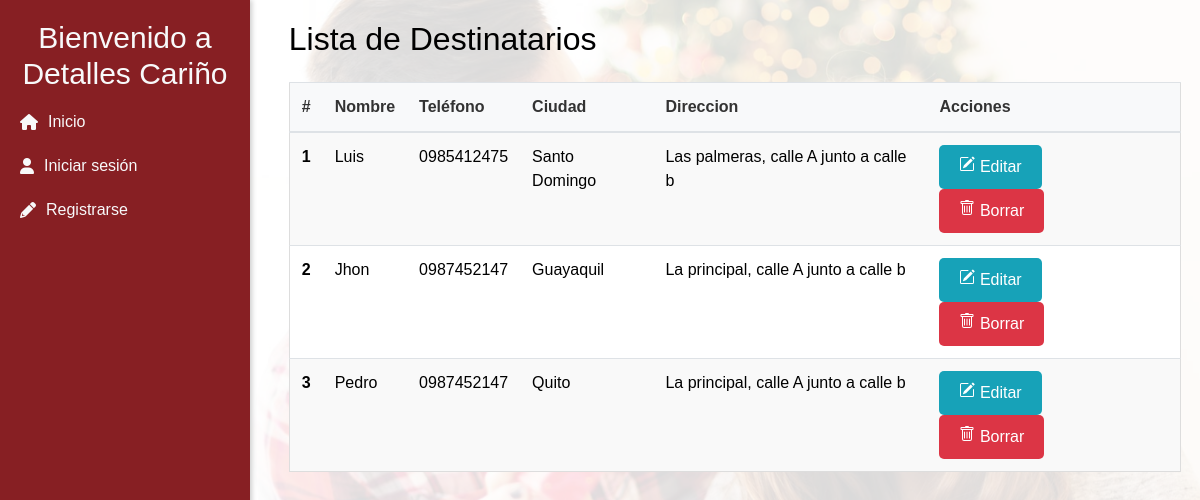
The page /destinatarios on the database as committed earlier.
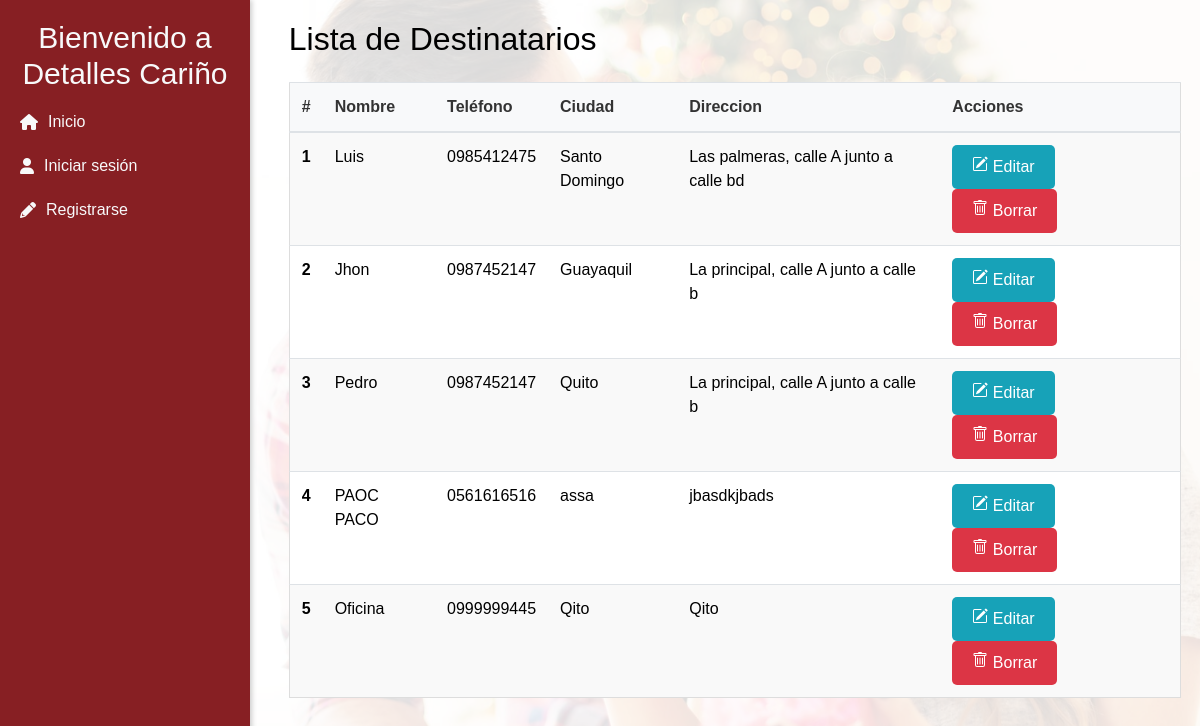
The same page on the database as committed later.
### pedidos/models.py (models this page shows, shortened)
class Destinatario(models.Model):
    nombre = models.CharField(max_length=50)
    telefono = models.CharField(max_length=10)
    ciudad = models.CharField(max_length=30)
    direccion = models.TextField(max_length=200)

### pedidos/views.py (the view)
# urls.py: path('destinatarios', destinatarios, name='destinatarios'),                                                     #Consultar
def destinatarios(request):
    destinatarios = Destinatario.objects.all()
    contenido = {
        'destinatarios': destinatarios,
        'cliente': request.cliente  # Llama al cliente del middleware
    }
    return render(request, 'destinatarios/listado.html', contenido)

### templates/destinatarios/listado.html (shortened to what this page needs)
{% extends 'menu.html' %}
{% block content %}
  <div class="info-cliente">
    <h2 class="mb-4">Lista de Destinatarios</h2>
    <table class="table">
      <thead>
        <tr>
          <th scope="col">#</th>
          <th scope="col">Nombre</th>
          <th scope="col">Teléfono</th>
          <th scope="col">Ciudad</th>
          <th scope="col">Direccion</th>
          <th scope="col">Acciones </th>
        </tr>
      </thead>
      <tbody>
        {% for destinatario in destinatarios %}
        <tr>
          <th scope="row" data-label="#">{{ forloop.counter }}</th>
          <td data-label="Nombre">{{ destinatario.nombre }}</td>
          <td data-label="Teléfono">{{ destinatario.telefono }}</td>
          <td data-label="Ciudad">{{ destinatario.ciudad }}</td>
          <td data-label="Dirección">{{ destinatario.direccion }}</td>
          <td>
            <a href="{% url 'detalle_destinatario' destinatario.id %}" class="btn btn-info btn-sm">
              Editar</a>
            <form action="{% url 'eliminar_destinatario' destinatario.id %}" method="post" style="display:inline;" class="delete-form">
                <button type="submit" class="btn btn-danger btn-sm">
                  Borrar
                </button>
            </form>
          </td>
        </tr>
        {% endfor %}
      </tbody>
    </table>
  </div>
{% endblock %}

Rows that differ between the two databases and show on the page:
changed Destinatario "Luis": direccion "Las palmeras, calle A junto a calle b" → "Las palmeras, calle A junto a calle bd"
added Destinatario: nombre "PAOC PACO", telefono "0561616516", ciudad "assa", direccion "jbasdkjbads"
added Destinatario: nombre "Oficina", telefono "0999999445", ciudad "Qito", direccion "Qito"
